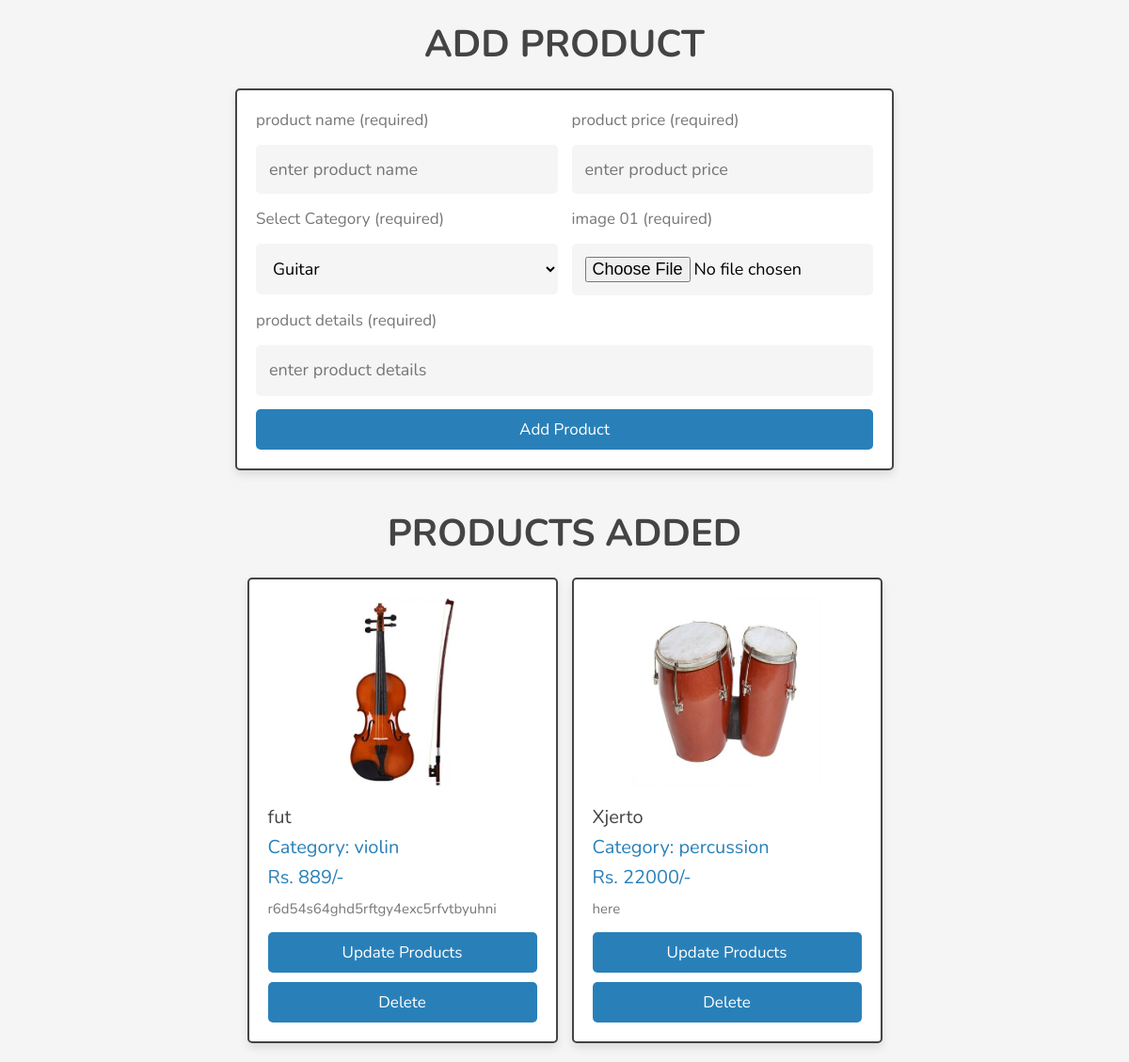
/dashboard/add_products.php, run on the app's committed database.
### tables this page shows
CREATE TABLE `products` (
  `id` int(100) NOT NULL,
  `name` varchar(100) NOT NULL,
  `details` varchar(500) NOT NULL,
  `price` int(10) NOT NULL,
  `category` text NOT NULL,
  `image` varchar(100) NOT NULL
);

### dashboard/add_products.php (the view, shortened to what this page needs)
<?php
include 'config.php';
?>
<!DOCTYPE html>
<html lang="en">
<head>
   <link rel="stylesheet" href="https://cdnjs.cloudflare.com/ajax/libs/font-awesome/6.1.1/css/all.min.css">
   <link rel="stylesheet" href="./admin_style.css">
</head>
<body>
   <section class="add-products">
      <h1 class="heading">add product</h1>
      <form action="" method="post">
         <div class="flex">
            <div class="inputBox">
               <span>product name (required)</span>
               <input type="text" class="box" required maxlength="100" placeholder="enter product name" name="name">
            </div>
            <div class="inputBox">
               <span>product price (required)</span>
               <input type="number" min="0" class="box" required max="9999999999" placeholder="enter product price" onkeypress="if(this.value.length == 10) return false;" name="price">
            </div>
            <div class="inputBox">
               <span>Select Category (required)</span>
               <select name="category" id="category" class="box">
                  <option value="guitar">Guitar</option>
               </select>
            </div>
            <div class="inputBox">
               <span>image 01 (required)</span>
               <input type="file" name="image_01" accept="image/jpg, image/jpeg, image/png, image/webp" class="box" required>
            </div>
            <div class="inputBox">
               <span>product details (required)</span>
               <textarea name="details" placeholder="enter product details" class="box" required maxlength="500" cols="30" rows="10"></textarea>
            </div>
         </div>
         <input type="submit" value="add product" class="btn" name="add_product">
      </form>
   </section>
   <section class="show-products">
      <h1 class="heading">products added</h1>
      <div class="box-container">
         <?php
         $select_products = $conn->prepare("SELECT * FROM `products`");
         $select_products->execute();
         if ($select_products->rowCount() > 0) {
            while ($fetch_products = $select_products->fetch(PDO::FETCH_ASSOC)) {
         ?>
               <div class="box">
                  <img src="instruments_img/<?= $fetch_products['image']; ?>" alt="">
                  <div class="name"><?= $fetch_products['name']; ?></div>
                  <div class="price">Category: <?= $fetch_products['category']; ?></div>
                  <div class="price">Rs. <span><?= $fetch_products['price']; ?></span>/-</div>
                  <div class="details"><span><?= $fetch_products['details']; ?></span></div>
                  <a href="update_products.php?update=<?=$fetch_products['id']; ?>" class="btn">Update Products</a>
                  <a href="add_products.php?delete=<?=$fetch_products['id']; ?>" class="btn">Delete</a>
               </div>
         <?php
            }
         } else {
            echo '<p class="empty">no products added yet!</p>';
         }
         ?>
      </div>
   </section>
</body>
</html>

### dashboard/admin_style.css (style rules this page uses)
:root { --main-color:#2980b9; --orange:#f39c12; --red:#e74c3c; --black:#444; --white:#fff; --light-color:#777; --light-bg:#f5f5f5; --border:.2rem solid var(--black); --box-shadow:0 .5rem 1rem rgba(0,0,0,.1); }
* { font-family: 'Nunito', sans-serif; margin:0; padding:0; box-sizing: border-box; outline: none; border:none; text-decoration: none; }
html { font-size: 62.5%; overflow-x: hidden; }
body { background-color: var(--light-bg); }
section { padding:2rem; max-width: 1200px; margin:0 auto; }
.heading { font-size: 4rem; color:var(--black); margin-bottom: 2rem; text-align: center; text-transform: uppercase; }
.btn, .delete-btn, .option-btn { display: block; width: 100%; margin-top: 1rem; border-radius: .5rem; padding:1rem 3rem; font-size: 1.7rem; text-transform: capitalize; color:var(--white); cursor: pointer; text-align: center; }
.btn { background-color: var(--main-color); }
.add-products form { max-width: 70rem; margin: 0 auto; background-color: var(--white); box-shadow: var(--box-shadow); border:var(--border); border-radius: .5rem; padding:2rem; }
.add-products form .flex { display: flex; gap:1.5rem; flex-wrap: wrap; }
.add-products form .flex .inputBox { flex:1 1 25rem; }
.add-products form span { font-size:1.7rem; color:var(--light-color); }
.add-products form .box { font-size: 1.8rem; background-color: var(--light-bg); border-radius: .5rem; padding:1.4rem; width: 100%; margin-top: 1.5rem; }
.add-products form textarea { height: 5.4rem; resize: none; }
.show-products .box-container { display: grid; grid-template-columns: repeat(auto-fit, 33rem); gap:1.5rem; justify-content: center; align-items: flex-start; }
.show-products .box-container .box { background-color: var(--white); box-shadow: var(--box-shadow); border-radius: .5rem; border:var(--border); padding:2rem; }
.show-products .box-container .box img { width: 100%; height: 20rem; object-fit: contain; margin-bottom: 1.5rem; }
.show-products .box-container .box .name { font-size: 2rem; color:var(--black); }
.show-products .box-container .box .price { font-size: 2rem; color:var(--main-color); margin:.5rem 0; }
.show-products .box-container .box .details { font-size: 1.5rem; color:var(--light-color); line-height: 2; }

### data on the page
products: image (picture), name "fut", category "violin", price "889", details "r6d54s64ghd5rftgy4exc5rfvtbyuhni"
products: image (picture), name "Xjerto", category "percussion", price "22000", details "here"
